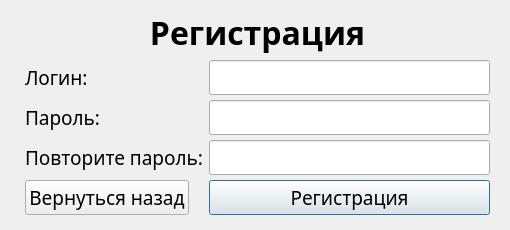
<?xml version="1.0" encoding="UTF-8"?>
<ui version="4.0">
 <class>signUpWindow</class>
 <widget class="QWidget" name="signUpWindow">
  <property name="windowModality">
   <enum>Qt::NonModal</enum>
  </property>
  <property name="geometry">
   <rect>
    <x>0</x>
    <y>0</y>
    <width>510</width>
    <height>230</height>
   </rect>
  </property>
  <property name="sizePolicy">
   <sizepolicy hsizetype="Fixed" vsizetype="Fixed">
    <horstretch>0</horstretch>
    <verstretch>0</verstretch>
   </sizepolicy>
  </property>
  <property name="minimumSize">
   <size>
    <width>510</width>
    <height>230</height>
   </size>
  </property>
  <property name="maximumSize">
   <size>
    <width>510</width>
    <height>230</height>
   </size>
  </property>
  <property name="font">
   <font>
    <family>Century Gothic</family>
    <pointsize>14</pointsize>
   </font>
  </property>
  <property name="windowTitle">
   <string>Регистрация профиля</string>
  </property>
  <layout class="QFormLayout" name="formLayout">
   <property name="verticalSpacing">
    <number>5</number>
   </property>
   <property name="leftMargin">
    <number>25</number>
   </property>
   <property name="topMargin">
    <number>10</number>
   </property>
   <property name="rightMargin">
    <number>20</number>
   </property>
   <property name="bottomMargin">
    <number>10</number>
   </property>
   <item row="0" column="0" colspan="2">
    <widget class="QLabel" name="mainLabel">
     <property name="font">
      <font>
       <family>Century Gothic</family>
       <pointsize>24</pointsize>
       <weight>75</weight>
       <italic>false</italic>
       <bold>true</bold>
      </font>
     </property>
     <property name="text">
      <string>Регистрация</string>
     </property>
     <property name="alignment">
      <set>Qt::AlignCenter</set>
     </property>
    </widget>
   </item>
   <item row="1" column="0">
    <widget class="QLabel" name="loginLabel">
     <property name="text">
      <string>Логин:</string>
     </property>
    </widget>
   </item>
   <item row="1" column="1">
    <widget class="QLineEdit" name="loginLineEdit">
     <property name="sizePolicy">
      <sizepolicy hsizetype="Expanding" vsizetype="Fixed">
       <horstretch>0</horstretch>
       <verstretch>0</verstretch>
      </sizepolicy>
     </property>
     <property name="toolTip">
      <string/>
     </property>
     <property name="maxLength">
      <number>50</number>
     </property>
    </widget>
   </item>
   <item row="2" column="0">
    <widget class="QLabel" name="passwordLabel">
     <property name="text">
      <string>Пароль:</string>
     </property>
    </widget>
   </item>
   <item row="2" column="1">
    <widget class="QLineEdit" name="passwordLineEdit">
     <property name="sizePolicy">
      <sizepolicy hsizetype="Expanding" vsizetype="Fixed">
       <horstretch>0</horstretch>
       <verstretch>0</verstretch>
      </sizepolicy>
     </property>
     <property name="maxLength">
      <number>50</number>
     </property>
     <property name="echoMode">
      <enum>QLineEdit::Password</enum>
     </property>
    </widget>
   </item>
   <item row="3" column="0">
    <widget class="QLabel" name="confirmationLabel">
     <property name="text">
      <string>Повторите пароль:</string>
     </property>
    </widget>
   </item>
   <item row="3" column="1">
    <widget class="QLineEdit" name="confirmationLineEdit">
     <property name="sizePolicy">
      <sizepolicy hsizetype="Expanding" vsizetype="Fixed">
       <horstretch>0</horstretch>
       <verstretch>0</verstretch>
      </sizepolicy>
     </property>
     <property name="maxLength">
      <number>50</number>
     </property>
     <property name="echoMode">
      <enum>QLineEdit::Password</enum>
     </property>
    </widget>
   </item>
   <item row="4" column="0">
    <widget class="QPushButton" name="returnButton">
     <property name="text">
      <string>Вернуться назад</string>
     </property>
    </widget>
   </item>
   <item row="4" column="1">
    <widget class="QPushButton" name="signUpButton">
     <property name="toolTip">
      <string comment="уточнение" extracomment="примечание"/>
     </property>
     <property name="text">
      <string>Регистрация</string>
     </property>
     <property name="default">
      <bool>true</bool>
     </property>
    </widget>
   </item>
  </layout>
 </widget>
 <resources/>
 <connections/>
</ui>
